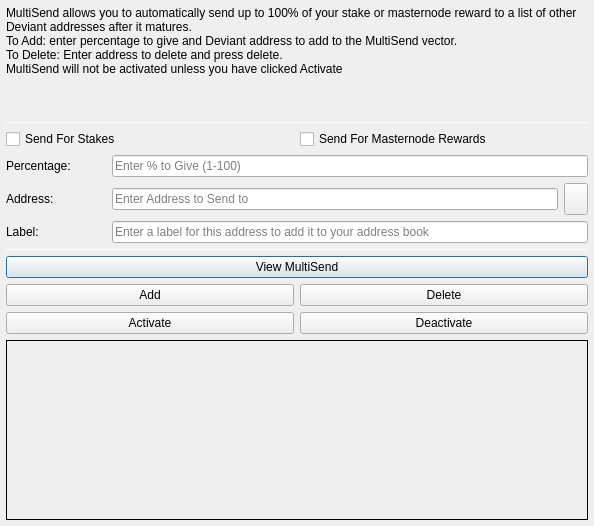
<?xml version="1.0" encoding="UTF-8"?>
<ui version="4.0">
 <class>MultiSendDialog</class>
 <widget class="QDialog" name="MultiSendDialog">
  <property name="windowModality">
   <enum>Qt::NonModal</enum>
  </property>
  <property name="geometry">
   <rect>
    <x>0</x>
    <y>0</y>
    <width>594</width>
    <height>526</height>
   </rect>
  </property>
  <property name="windowTitle">
   <string>MultiSend</string>
  </property>
  <layout class="QVBoxLayout" name="verticalLayout" stretch="0">
   <property name="leftMargin">
    <number>6</number>
   </property>
   <property name="topMargin">
    <number>6</number>
   </property>
   <property name="rightMargin">
    <number>6</number>
   </property>
   <property name="bottomMargin">
    <number>6</number>
   </property>
   <item>
    <layout class="QVBoxLayout" name="verticalLayout_Main" stretch="1,1,1,0,1,1,1">
     <item>
      <widget class="QLabel" name="label_2">
       <property name="lineWidth">
        <number>1</number>
       </property>
       <property name="text">
        <string>MultiSend allows you to automatically send up to 100% of your stake or masternode reward to a list of other Deviant addresses after it matures.
To Add: enter percentage to give and Deviant address to add to the MultiSend vector.
To Delete: Enter address to delete and press delete.
MultiSend will not be activated unless you have clicked Activate</string>
       </property>
       <property name="alignment">
        <set>Qt::AlignLeading|Qt::AlignLeft|Qt::AlignTop</set>
       </property>
       <property name="wordWrap">
        <bool>true</bool>
       </property>
      </widget>
     </item>
     <item>
      <widget class="Line" name="line">
       <property name="minimumSize">
        <size>
         <width>0</width>
         <height>1</height>
        </size>
       </property>
       <property name="maximumSize">
        <size>
         <width>16777215</width>
         <height>1</height>
        </size>
       </property>
       <property name="orientation">
        <enum>Qt::Horizontal</enum>
       </property>
      </widget>
     </item>
     <item>
      <layout class="QVBoxLayout" name="verticalLayout_Settings">
       <item>
        <layout class="QHBoxLayout" name="horizontalLayout">
         <item>
          <widget class="QCheckBox" name="multiSendStakeCheckBox">
           <property name="text">
            <string>Send For Stakes</string>
           </property>
          </widget>
         </item>
         <item>
          <widget class="QCheckBox" name="multiSendMasternodeCheckBox">
           <property name="text">
            <string>Send For Masternode Rewards</string>
           </property>
          </widget>
         </item>
        </layout>
       </item>
       <item>
        <layout class="QHBoxLayout" name="horizontalLayout_6">
         <item>
          <widget class="QLabel" name="label">
           <property name="minimumSize">
            <size>
             <width>100</width>
             <height>0</height>
            </size>
           </property>
           <property name="toolTip">
            <string>Percentage of stake to send</string>
           </property>
           <property name="text">
            <string>Percentage:</string>
           </property>
          </widget>
         </item>
         <item>
          <widget class="QLineEdit" name="multiSendPercentEdit">
           <property name="toolTip">
            <string>Enter whole numbers 1 - 100</string>
           </property>
           <property name="placeholderText">
            <string>Enter % to Give (1-100)</string>
           </property>
          </widget>
         </item>
        </layout>
       </item>
       <item>
        <layout class="QHBoxLayout" name="horizontalLayout_7">
         <item>
          <widget class="QLabel" name="label_5">
           <property name="minimumSize">
            <size>
             <width>100</width>
             <height>0</height>
            </size>
           </property>
           <property name="toolTip">
            <string>Address to send portion of stake to</string>
           </property>
           <property name="text">
            <string>Address:</string>
           </property>
          </widget>
         </item>
         <item>
          <widget class="QLineEdit" name="multiSendAddressEdit">
           <property name="toolTip">
            <string/>
           </property>
           <property name="placeholderText">
            <string>Enter Address to Send to</string>
           </property>
          </widget>
         </item>
         <item>
          <widget class="QToolButton" name="addressBookButton">
           <property name="maximumSize">
            <size>
             <width>16777215</width>
             <height>32</height>
            </size>
           </property>
           <property name="toolTip">
            <string>Choose an address from the address book</string>
           </property>
           <property name="text">
            <string/>
           </property>
           <property name="icon">
            <iconset resource="../deviant.qrc">
             <normaloff>:/icons/address-book</normaloff>:/icons/address-book</iconset>
           </property>
           <property name="shortcut">
            <string>Alt+A</string>
           </property>
          </widget>
         </item>
        </layout>
       </item>
      </layout>
     </item>
     <item>
      <layout class="QHBoxLayout" name="horizontalLayout_3">
       <item>
        <widget class="QLabel" name="label_3">
         <property name="minimumSize">
          <size>
           <width>100</width>
           <height>0</height>
          </size>
         </property>
         <property name="text">
          <string>Label:</string>
         </property>
        </widget>
       </item>
       <item>
        <widget class="QLineEdit" name="labelAddressLabelEdit">
         <property name="placeholderText">
          <string>Enter a label for this address to add it to your address book</string>
         </property>
        </widget>
       </item>
      </layout>
     </item>
     <item>
      <widget class="Line" name="line_2">
       <property name="minimumSize">
        <size>
         <width>0</width>
         <height>1</height>
        </size>
       </property>
       <property name="maximumSize">
        <size>
         <width>16777215</width>
         <height>1</height>
        </size>
       </property>
       <property name="orientation">
        <enum>Qt::Horizontal</enum>
       </property>
      </widget>
     </item>
     <item>
      <layout class="QVBoxLayout" name="verticalLayout_Buttons">
       <item>
        <layout class="QHBoxLayout" name="horizontalLayout_4">
         <item>
          <widget class="QPushButton" name="viewButton">
           <property name="toolTip">
            <string/>
           </property>
           <property name="statusTip">
            <string>View MultiSend Vector</string>
           </property>
           <property name="text">
            <string>View MultiSend</string>
           </property>
          </widget>
         </item>
        </layout>
       </item>
       <item>
        <layout class="QHBoxLayout" name="horizontalLayout_2">
         <item>
          <widget class="QPushButton" name="addButton">
           <property name="toolTip">
            <string/>
           </property>
           <property name="statusTip">
            <string>Add to MultiSend Vector</string>
           </property>
           <property name="text">
            <string>Add</string>
           </property>
          </widget>
         </item>
         <item>
          <widget class="QPushButton" name="deleteButton">
           <property name="toolTip">
            <string/>
           </property>
           <property name="statusTip">
            <string>Delete Address From MultiSend Vector</string>
           </property>
           <property name="text">
            <string>Delete</string>
           </property>
          </widget>
         </item>
        </layout>
       </item>
       <item>
        <layout class="QHBoxLayout" name="horizontalLayout_5">
         <item>
          <widget class="QPushButton" name="activateButton">
           <property name="statusTip">
            <string>Activate MultiSend</string>
           </property>
           <property name="text">
            <string>Activate</string>
           </property>
          </widget>
         </item>
         <item>
          <widget class="QPushButton" name="disableButton">
           <property name="statusTip">
            <string>Deactivate MultiSend</string>
           </property>
           <property name="text">
            <string>Deactivate</string>
           </property>
          </widget>
         </item>
        </layout>
       </item>
      </layout>
     </item>
     <item>
      <widget class="QLabel" name="message">
       <property name="minimumSize">
        <size>
         <width>0</width>
         <height>180</height>
        </size>
       </property>
       <property name="frameShape">
        <enum>QFrame::Panel</enum>
       </property>
       <property name="frameShadow">
        <enum>QFrame::Plain</enum>
       </property>
       <property name="lineWidth">
        <number>1</number>
       </property>
       <property name="midLineWidth">
        <number>1</number>
       </property>
       <property name="text">
        <string/>
       </property>
       <property name="alignment">
        <set>Qt::AlignLeading|Qt::AlignLeft|Qt::AlignTop</set>
       </property>
       <property name="wordWrap">
        <bool>true</bool>
       </property>
      </widget>
     </item>
    </layout>
   </item>
  </layout>
 </widget>
 <resources>
  <include location="../deviant.qrc"/>
 </resources>
 <connections/>
</ui>
